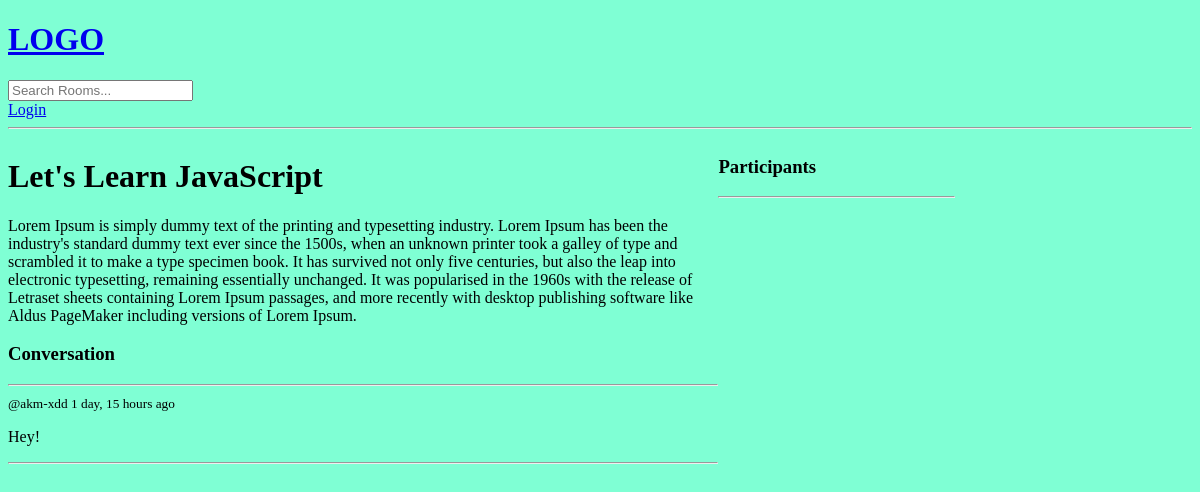
The app's page /room/1/, older data.
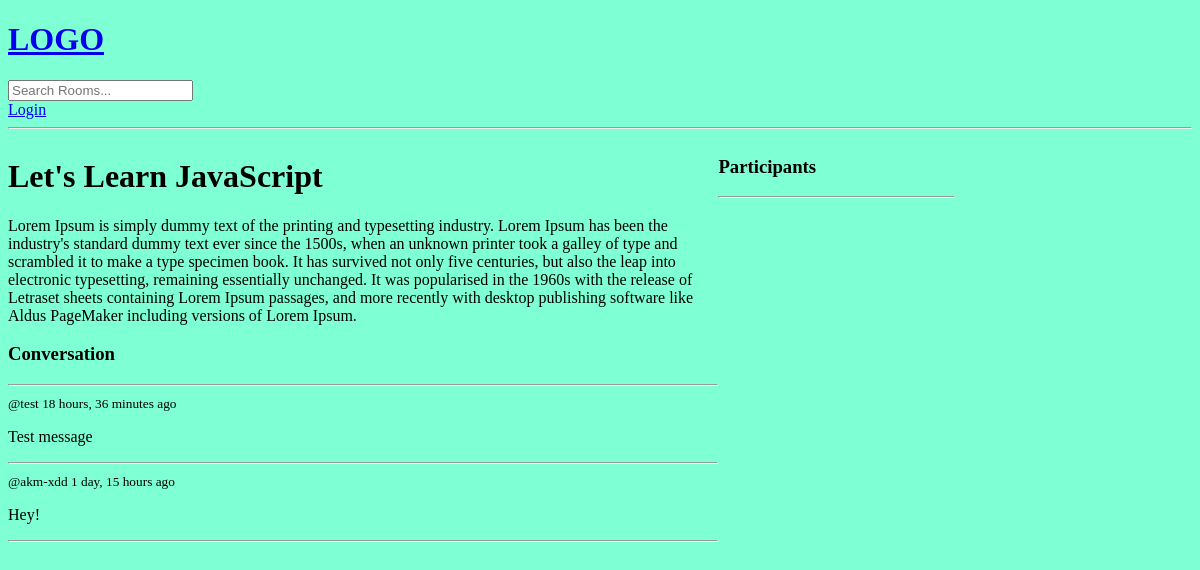
The same page, newer data.
### base/models.py (models this page shows, shortened)
class Message(models.Model):
    user = models.ForeignKey(User, on_delete=models.CASCADE)
    room = models.ForeignKey(Room, on_delete=models.CASCADE)
    body = models.TextField()
    updated = models.DateTimeField(auto_now=True)
    created = models.DateTimeField(auto_now_add=True)
    class Meta:
        ordering = ['-updated', '-created']

### base/views.py (the view, shortened to what this page needs)
# urls.py: path('room/<str:pk>/', views.room, name='room'),
def room(request, pk):
    room = Room.objects.get(id=pk)
    room_messages = room.message_set.all().order_by('-created')
    participants = room.participants.all()
    context = {'room': room, 'room_messages': room_messages, 'participants': participants}
    return render(request, 'base/room.html', context)

### base/templates/base/room.html (shortened to what this page needs)
{% extends 'main.html' %}
{% block content %}
<div class="room-container">
    <div>
        <h1>{{room.name}}</h1>
        <p>
            {{room.description}}
        </p>
        <div class="comment-wrapper">
            <h3>Conversation</h3>
            <hr>
            {% for message in room_messages %}
            <div>
                <small>
                    @{{message.user}} {{message.created|timesince}} ago
                </small>
                <p>
                    {{message.body}}
                </p>
                <hr>
            </div>
            {% endfor %}
        </div>
    </div>
    <div>
        <h3>
            Participants
        </h3>
        <hr>
    </div>
</div>
{% endblock content %}

Row changes from the older to the newer data that the page shows:
added Message: user "test", created "18 hours, 36 minutes", body "Test message"
